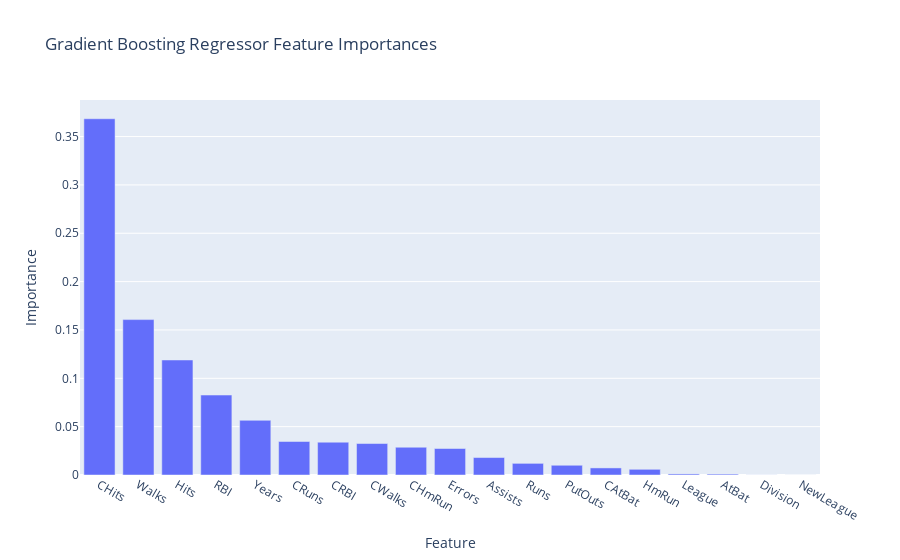

Notebook code cell kept with this figure:
### Code cell
fig = px.bar(x=X.columns, y=gbm.feature_importances_, title="Gradient Boosting Regressor Feature Importances")
fig.update_layout(xaxis_title="Feature", yaxis_title="Importance", xaxis={'categoryorder':'total descending'})

### Figure 1 — Plotly figure (JSON) as saved in the notebook; plotly's stock layout.template omitted (floating-point values rounded to 4 significant figures)
{"data": [{"alignmentgroup": "True", "hovertemplate": "x=%{x}<br>y=%{y}<extra></extra>", "legendgroup": "", "marker": {"color": "#636efa", "pattern": {"shape": ""}}, "name": "", "offsetgroup": "", "orientation": "v", "showlegend": false, "textposition": "auto", "type": "bar", "x": ["AtBat", "Hits", "HmRun", "Runs", "RBI", "Walks", "Years", "CAtBat", "CHits", "CHmRun", "CRuns", "CRBI", "CWalks", "League", "Division", "PutOuts", "Assists", "Errors", "NewLeague"], "xaxis": "x", "y": [0.0009327, 0.1189, 0.0059, 0.01204, 0.08268, 0.1607, 0.05653, 0.007322, 0.3684, 0.0287, 0.03463, 0.03394, 0.03255, 0.001093, 6.364e-05, 0.01007, 0.01806, 0.0274, 1.125e-05], "yaxis": "y"}], "layout": {"barmode": "relative", "legend": {"tracegroupgap": 0}, "title": {"text": "Gradient Boosting Regressor Feature Importances"}, "xaxis": {"anchor": "y", "categoryorder": "total descending", "domain": [0, 1], "title": {"text": "Feature"}}, "yaxis": {"anchor": "x", "domain": [0, 1], "title": {"text": "Importance"}}}}
